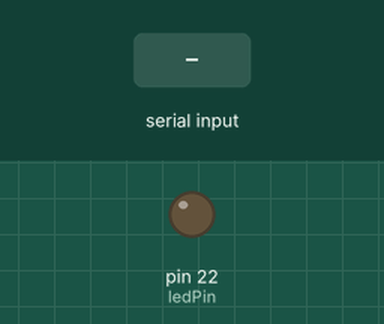
Recording of a sketch running on a simulated Arduino Mega 2560, built with avr-gcc and run on an emulated ATmega2560. Parts: output pins drawn as LEDs (lit = HIGH). Dashed ring = blinking. The inputs (shaded band) are chosen by the test bench.

Above: at 1.2 s.
1.3 s: "90,45\n" received over Serial
At 1.9 s:
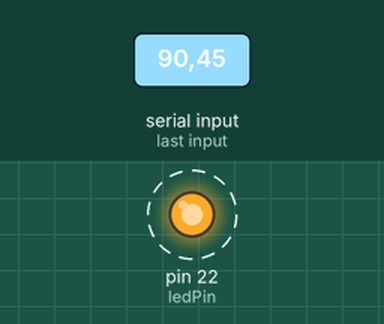
Timing chart, 0 to 10.3 s (numbered marks = the images above; inputs shaded):
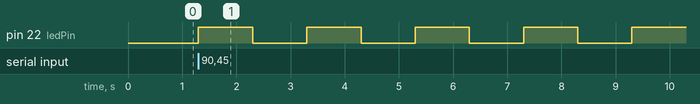

The sketch:

read_and_blink.ino
```cpp
int ledPin = 22;  // Replace with your actual LED pin
int receivedNumber = 0;


void setup() {
  pinMode(ledPin, OUTPUT);
  Serial.begin(9600);  // Should match the baud rate used in the Python code
}

void loop() {
  // Check if data is available to read from serial
  if (Serial.available() > 0) {
    // Read the incoming number
    receivedNumber = Serial.read() - '0';

    // Blink the LED according to the received number

    for (int i = 0; i < receivedNumber ; ++i) {

      digitalWrite(ledPin, HIGH);
      delay(1000);
      digitalWrite(ledPin, LOW);
      delay(1000);

    }
  }
}
```

Measured:
- after the input at 1.3 s, pin 22 (ledPin): alternates HIGH for 1.0 s and LOW for 1.0 s, starting at once
